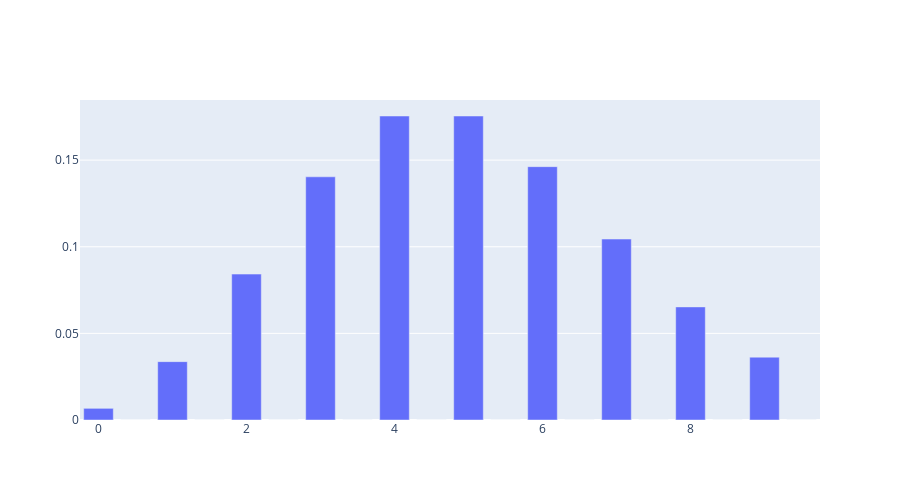

The cell this chart's notebook holds for it:
### Markdown cell above
$\textbf{Example:}$ A certain type of tree has seedlings randomly dispersed in a large area, with the mean density of seedlings being approximately five seed per square yard. If a forester randomly locates ten 1-square yard sampling regions in the area, find the probability that none of the regions will contain seedlings 

Solution:

- $\lambda$ = 5
- $P(Y=0)=\frac{\lambda^y}{y!}e^{-\lambda} = \frac{5^0}{0!}e^{-5} = 0.006738 = 0.6738\%$

### Code cell
from scipy.stats import poisson
import numpy as np
import plotly.graph_objects as go
x = np.arange(0, 10, 0.5)
y = poisson.pmf(x, mu=5)
fig = go.Figure([go.Bar(x=x, y=y)])
fig.update_layout(height = 500)
fig.show()

### Figure 1 — Plotly figure (JSON) as saved in the notebook; plotly's stock layout.template omitted (floating-point values rounded to 4 significant figures)
{"data": [{"type": "bar", "x": [0, 0.5, 1, 1.5, 2, 2.5, 3, 3.5, 4, 4.5, 5, 5.5, 6, 6.5, 7, 7.5, 8, 8.5, 9, 9.5], "y": [0.006738, 0, 0.03369, 0, 0.08422, 0, 0.1404, 0, 0.1755, 0, 0.1755, 0, 0.1462, 0, 0.1044, 0, 0.06528, 0, 0.03627, 0]}], "layout": {"height": 500}}
